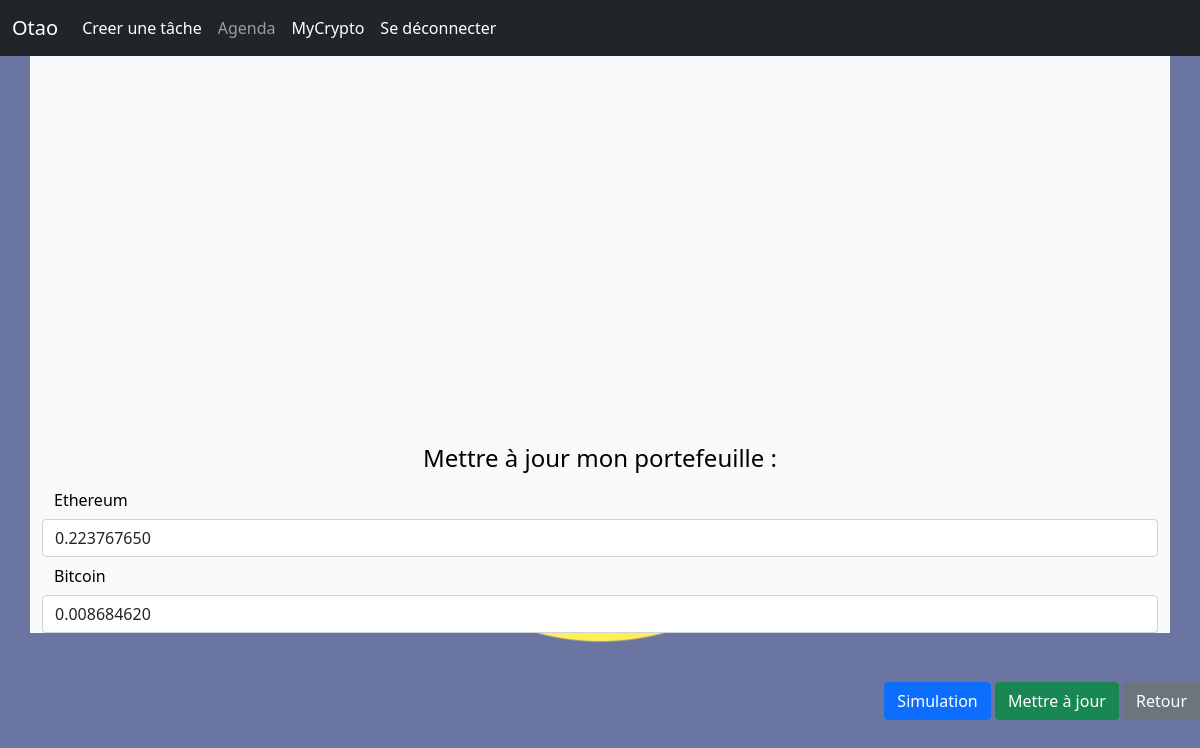
Screenshot of /HomeManager/myCrypto/ (signed in) with the database file from the repository.
### HomeManager/models.py (models this page shows, shortened)
class TypoCrypto(models.Model):
    code = models.CharField(max_length=3)
    libelle = models.CharField(max_length=10)

class Crypto(models.Model):
    personne = models.ForeignKey(Personne, on_delete=models.CASCADE)
    code = models.CharField(max_length=3,primary_key = True)
    quantite = models.DecimalField(default=0, max_digits=10, decimal_places=9)
    class Meta:
        ordering = ['code']

### HomeManager/views.py (the view)
# urls.py: path('myCrypto/', views.ShowCrypto, name='myCrypto'),
def ShowCrypto(request):
	listeCrypto = TypoCrypto.objects.all()
	cryptos = Crypto.objects.filter(personne__username_text=request.user.username)
	listCrypto = []
	for typo_crypto in listeCrypto:
		quantite = 0
		if cryptos.filter(code=typo_crypto.code).exists():
			quantite = cryptos.get(code=typo_crypto.code).quantite
		crypto = {
		'code' : typo_crypto.code,
		'libelle' : typo_crypto.libelle,
		'quantite' : quantite,
		}
		listCrypto.append(crypto)
	return render(request, 'HomeManager/myCrypto.html', {'cryptos': listCrypto})

### HomeManager/templates/HomeManager/myCrypto.html (shortened to what this page needs)
{% extends "HomeManager/base.html" %}
{% block content %}
{% load static %}
<div class="container bg-light formClass">
    <div class="container">
    <br>
    </div>
    <br> <br>
    <div class="container">
        <h4>Mettre à jour mon portefeuille : </h4>
    <form action="{% url 'HomeManager:updatedCrypto'%}"
    method="post">
    {% for crypto in cryptos %}
    <div class="form-group row">
        <label for="quantite_{{crypto.code}}"
        class="col-sm-2 col-form-label">{{crypto.libelle}}</label>
        <input id="quantite_{{crypto.code}}" name="quantite_{{crypto.code}}" type="text" class="form-control"
        aria-label="Quantité" aria-describedby="basic-addon1"
         value="{{crypto.quantite}}">
    </div>
    {% endfor %}
</div>
</div>
<div style="position : absolute; right: 0; bottom: 10%;">
<input type="button" value="Simulation" class="btn btn-primary" onclick="SimulCrypto();">
    <input type="submit" value="Mettre à jour" class="btn btn-success">
    <input type="button" value="Retour" class="btn btn-secondary"
    onclick="location.href='{% url 'HomeManager:index' %}'">
</div>
{% endblock %}

### HomeManager/static/HomeManager/css/style.css (style rules this page uses)
* { margin:0; padding:0; }
body, html { height:100%; }
h1,h2,h3,h4 { color:black; text-align: center; }
.formClass { color:black; padding-top: 25%; }

### rows the page displays
TypoCrypto: libelle "Ethereum"
Crypto: quantite_ETH "0.223767650"
TypoCrypto: libelle "Bitcoin"
Crypto: quantite_BTC "0.008684620"
